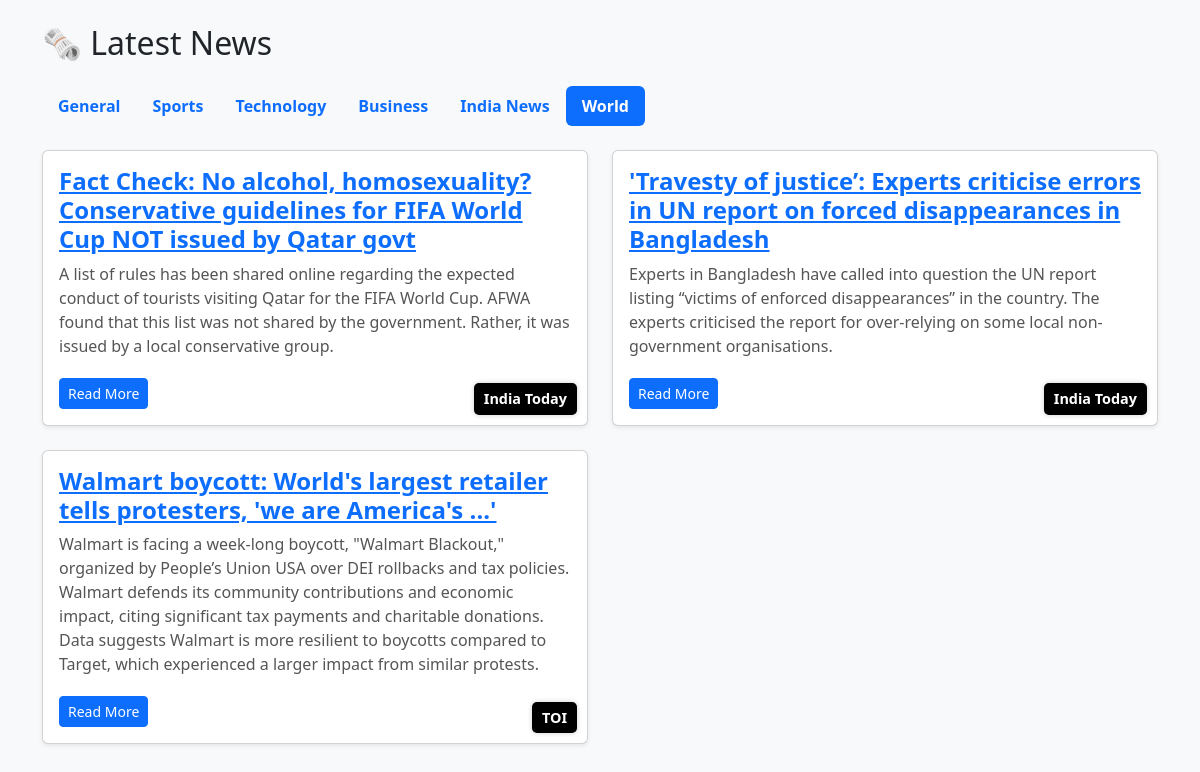
/?category=World, run on the app's committed database.
### core/models.py (models this page shows, shortened)
class NewsArticle(models.Model):
    title = models.CharField(max_length=300)
    summary = models.TextField(blank=True)
    url = models.URLField()
    source = models.CharField(max_length=100)
    category = models.CharField(max_length=100, default="General")
    published_at = models.DateTimeField(auto_now_add=True)

### core/views.py (the view)
# urls.py: 2. Add a URL to urlpatterns:  path('', views.home, name='home')
def home(request):
    category = request.GET.get('category', 'General')
    articles = NewsArticle.objects.filter(category=category).order_by('-published_at')
    return render(request, 'core/home.html', {'articles': articles, 'category': category})

### core/templates/core/home.html (shortened to what this page needs)
<!DOCTYPE html>
<html>
<head>
    <link rel="stylesheet" href="https://cdn.jsdelivr.net/npm/bootstrap@5.3.0/dist/css/bootstrap.min.css">
</head>
<body class="bg-light">
<div class="container py-4">
    <h2 class="mb-4">🗞 Latest News</h2>
    <ul class="nav nav-pills mb-4">
        <li class="nav-item">
            <a class="nav-link {% if category == 'General' %}active{% endif %}" href="?category=General">General</a>
        </li>
        <li class="nav-item">
            <a class="nav-link {% if category == 'Sports' %}active{% endif %}" href="?category=Sports">Sports</a>
        </li>
        <li class="nav-item">
            <a class="nav-link {% if category == 'Technology' %}active{% endif %}" href="?category=Technology">Technology</a>
        </li>
        <li class="nav-item">
            <a class="nav-link {% if category == 'Business' %}active{% endif %}" href="?category=Business">Business</a>
        </li>
        <li class="nav-item">
            <a class="nav-link {% if category == 'India' %}active{% endif %}" href="?category=India News">India News</a>
        </li>
        <li class="nav-item">
            <a class="nav-link {% if category == 'World' %}active{% endif %}" href="?category=World">World</a>
        </li>
    </ul>
    <div class="row">
        {% for article in articles %}
            {% if article.category == category or category == 'General' %}
                <div class="col-md-6 mb-4">
                    <div class="card shadow-sm">
                        <div class="card-body">
                            <div class="news-source">{{ article.source }}</div>
                            <h5 class="card-title"><a href="{{ article.url }}" target="_blank">{{ article.title }}</a></h5>
                            <p class="summary">{{ article.summary }}</p>
                            <a href="{{ article.url }}" target="_blank" class="btn btn-primary btn-sm">Read More</a>
                        </div>
                    </div>
                </div>
            {% endif %}
        {% endfor %}
    </div>
</div>
</body>
</html>

### core/templates/core/home.html (style rules this page uses)
.news-source { position: absolute; bottom: 10px; right: 10px; font-size: 0.9rem; font-weight: bold; color: #fff; background-color: black; padding: 5px 10px; border-radius: 5px; box-shadow: 0 0 5px rgba(0, 0, 0, 0.2); }
.card-body { position: relative; }
.card-title { font-size: 1.5rem; font-weight: bold; }
.card .btn { margin-top: 10px; }
.summary { font-size: 1rem; color: #555; margin-bottom: 10px; }
.nav-link.active { background-color: #007bff; color: white; }
.nav-pills .nav-link { font-size: 1rem; font-weight: bold; }

### data on the page
NewsArticle: source "India Today", title "Fact Check: No alcohol, homosexuality? Conservative guidelines for FIFA World Cup NOT issued by Qatar govt", summary "A list of rules has been shared online regarding the expected conduct of tourists visiting Qatar for the FIFA World Cup. AFWA found that this list was not shared by the government. Rather, it was issued by a local conservative group."
NewsArticle: source "India Today", title "'Travesty of justice’: Experts criticise errors in UN report on forced disappearances in Bangladesh", summary "Experts in Bangladesh have called into question the UN report listing “victims of enforced disappearances” in the country. The experts criticised the report for over-relying on some local non-government organisations."
NewsArticle: source "TOI", title "Walmart boycott: World's largest retailer tells protesters, 'we are America's ...'", summary "Walmart is facing a week-long boycott, \"Walmart Blackout,\" organized by People’s Union USA over DEI rollbacks and tax policies. Walmart defends its community contributions and economic impact, citing significant tax payments and charitable donations. Data suggests Walmart is more resilient to boycotts compared to Target, which experienced a larger impact from similar protests."
